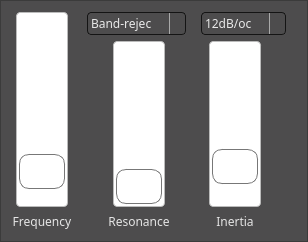
<?xml version="1.0" encoding="UTF-8"?>
<ui version="4.0">
 <class>FJFilterFrame</class>
 <widget class="QFrame" name="FJFilterFrame">
  <property name="geometry">
   <rect>
    <x>0</x>
    <y>0</y>
    <width>308</width>
    <height>242</height>
   </rect>
  </property>
  <property name="minimumSize">
   <size>
    <width>0</width>
    <height>242</height>
   </size>
  </property>
  <property name="maximumSize">
   <size>
    <width>308</width>
    <height>242</height>
   </size>
  </property>
  <property name="windowTitle">
   <string>Frame</string>
  </property>
  <property name="styleSheet">
   <string notr="true">* {
    background: #4d4c4d;
    font-family: handelgotdlig;
    font-weight: 200;
}



 QComboBox {
     border: 1px solid #141414;
     border-radius: 4px;
     padding: 1px 18px 1px 3px;
     min-width: 6em;
     color: #e8e8e8;
 }

 QComboBox:editable {
    background: #5b5a5b
 }

 QComboBox:!editable, QComboBox::drop-down:editable {
      background: qlineargradient(x1: 0, y1: 0, x2: 0, y2: 1,
      stop: 0 #3c3c3c, stop: 1 #262627);
 }

 /* QComboBox gets the &quot;on&quot; state when the popup is open */
 QComboBox:!editable:on, QComboBox::drop-down:editable:on {
     background: #5b5a5b
 }

 QComboBox:on { /* shift the text when the popup opens */
     padding-top: 3px;
     padding-left: 4px;
 }

 QComboBox::drop-down {
     subcontrol-origin: padding;
     subcontrol-position: top right;
     width: 15px;

     border-left-width: 1px;
     border-left-color: darkgray;
     border-left-style: solid; /* just a single line */
     border-top-right-radius: 3px; /* same radius as the QComboBox */
     border-bottom-right-radius: 3px;
 }

QComboBox QAbstractItemView {
    border: 1px solid #141414;
    selection-background-color: #5b5a5b;
}

 QSpinBox {
     /*padding-right: 15px; make room for the arrows */
     background-color: qlineargradient(x1: 0, y1: 0, x2: 0, y2: 1,
                                      stop: 0 #3c3c3c, stop: 1 #262627);
    color: #e8e8e8;
     border: none;
     border-radius: 4px;
     /*border-width: 3;*/
}

QSpinBox::up-button {
    border: none;
}

QSpinBox::down-button {
    border: none;
}

QLineEdit {
    border: 1px solid #141414;
    border-radius: 4px;
    color: #e8e8e8;
    background-color: qlineargradient(x1: 0, y1: 0, x2: 0, y2: 1,
                                     stop: 0 #3c3c3c, stop: 1 #262627);
    selection-background-color: #e8e8e8;
    selection-color: #262627
}

QProgressBar {
    border: 1px solid #141414;
    border-radius: 4px;
    text-align: center;
 }


 QProgressBar::chunk {
    background-color: qlineargradient(x1: 0, y1: 0, x2: 0, y2: 1,
                                      stop: 0 #3c3c3c, stop: 1 #262627);
    width: 20px;
 }

QFrame, QLabel, QToolTip {
   color: #e5e5e5;
   /*border: 1px solid #141414;*/
}

QFrame[style=&quot;plain&quot;] {
    border: 100px solid pink;
}

QAbstractButton {
   padding: 3px;
   border: 1px solid #141414;
   border-radius: 4px;
   background-color: qlineargradient(x1: 0, y1: 0, x2: 0, y2: 1,
                                     stop: 0 #3c3c3c, stop: 1 #262627);
    color: #e8e8e8;
}
QAbstractButton::hover {
   background-color: #5b5a5b;
}

QAbstractButton::disabled {
    color: #262627;
}

QAbstractButton::checked {
    background-color: #1c1c1c;
}

 QTabWidget::pane { /* The tab widget frame */
     border-top: 1px solid #141414;
     position: absolute;
     top: -0.5em;
 }

 QTabWidget::tab-bar {
     alignment: center;
 }

 /* Style the tab using the tab sub-control. Note that
     it reads QTabBar _not_ QTabWidget */
 QTabBar::tab {
 background-color: qlineargradient(x1: 0, y1: 0, x2: 0, y2: 1,
                                   stop: 0 #3c3c3c, stop: 1 #262627);

    border: 1px solid #141414;

     /*border: 2px solid #C4C4C3;
     border-bottom-color: #C2C7CB; same as the pane color */
     border-top-left-radius: 4px;
     border-top-right-radius: 4px;
     min-width: 8ex;
     padding: 2px;
     color: #e8e8e8;
 }

 QTabBar::tab:selected, QTabBar::tab:hover {
     background: #5b5a5b;
 }

 QTabBar::tab:selected {
     border-color: #5b5a5b;
     color: #141414;
     /*border-bottom-color: #C2C7CB; same as pane color */
 }

 QSlider::groove:horizontal {
 border: 1px solid #141414;
     height: 8px; /* the groove expands to the size of the slider by default. by giving it a height, it has a fixed size */
     background-color: qlineargradient(x1: 0, y1: 0, x2: 0, y2: 1,
                                       stop: 0 #3c3c3c, stop: 1 #262627);
     margin: 2px 0;
 }

 QSlider::handle:horizontal {
 background-color: qlineargradient(x1: 0, y1: 0, x2: 0, y2: 1,
                                   stop: 0 #3c3c3c, stop: 1 #262627);     border: 1px solid #5c5c5c;
     width: 18px;
     /*margin: -2px 0;  handle is placed by default on the contents rect of the groove. Expand outside the groove */
     border-radius: 3px;
 }

  QScrollBar:vertical {
      border: 0px solid transparent;
      background: transparent;
      width: 4px;
      margin: 0px 0 0px 0;
  }
  QScrollBar::handle:vertical {
      background: #e8e8e8;
      min-width: 20px;
      border: 2px solid #e8e8e8;
      border-radius: 2px;
  }
  QScrollBar::add-line:vertical {
      border: 0px solid transparent;
      background: transparent;
      height: 0px;
      subcontrol-position: bottom;
      subcontrol-origin: margin;
  }

  QScrollBar::sub-line:vertical {
      border: 0px solid transparent;
      background: transparent;
      height: 0px;
      subcontrol-position: top;
      subcontrol-origin: margin;
  }
  QScrollBar::up-arrow:vertical, QScrollBar::down-arrow:vertical {
      border: 0px solid grey;
      width: 0px;
      height: 0px;
      background: white;
  }

  QScrollBar::add-page:vertical, QScrollBar::sub-page:vertical {
      background: none;
  }



  QScrollBar:horizontal {
      border: 0px solid transparent;
      background: transparent;
      height: 4px;
      margin: 0px 0 0px 0;
  }
  QScrollBar::handle:horizontal{
      background: #e8e8e8;
      min-height: 20px;
      border: 2px solid #e8e8e8;
      border-radius: 2px;
  }
  QScrollBar::add-line:horizontal {
      border: 0px solid transparent;
      background: transparent;
      height: 0px;
      subcontrol-position: bottom;
      subcontrol-origin: margin;
  }

  QScrollBar::sub-line:horizontal {
      border: 0px solid transparent;
      background: transparent;
      height: 0px;
      subcontrol-position: top;
      subcontrol-origin: margin;
  }
  QScrollBar::up-arrow:horizontal, QScrollBar::down-arrow:horizontal {
      border: 0px solid grey;
      width: 0px;
      height: 0px;
      background: white;
  }

  QScrollBar::add-page:vertical, QScrollBar::sub-page:vertical {
      background: none;
  }





QSlider::groove:horizontal {
border: 1px solid #bbb;
background: white;
height: 20px;
border-radius: 4px;
}

QSlider::groove:vertical {
border: 1px solid #bbb;
background: white;
width: 50px;
border-radius: 4px;
}

QSlider::sub-page:horizontal {
background: qlineargradient(x1: 0, y1: 0,    x2: 0, y2: 1,
    stop: 0 #444, stop: 1 #bbb);
background: qlineargradient(x1: 0, y1: 0.2, x2: 1, y2: 1,
    stop: 0 #bbb, stop: 1 #555);
border: 0px solid #777;
height: 40px;
border-radius: 4px;
border-top-left-radius: 4px;
border-top-right-radius: 0px;
border-bottom-left-radius: 4px;
border-bottom-right-radius: 0px;
}

QSlider::sub-page:vertical {
background: qlineargradient(x1: 0, y1: 1,    x2: 0, y2: 0,
    stop: 0 #bbb, stop: 1 #444);
background: qlineargradient(x1: 0, y1: 1, x2: 1, y2: 0.2,
    stop: 0 #555, stop: 1 #bbb);
border: 0px solid #777;
width: 50px;
border-top-left-radius: 4px;
border-top-right-radius: 4px;
border-bottom-left-radius: 0px;
border-bottom-right-radius: 0px;
}

QSlider::add-page:horizontal {
background: qlineargradient(x1: 0, y1: 1,    x2: 0, y2: 0,
    stop: 0 #bbb, stop: 1 #444);
background: qlineargradient(x1: 0, y1: 1, x2: 1, y2: 0.2,
    stop: 0 #555, stop: 1 #bbb);
border: 0px solid #777;
height: 40px;
border-top-left-radius: 0px;
border-top-right-radius: 4px;
border-bottom-left-radius: 0px;
border-bottom-right-radius: 4px;
}

QSlider::add-page:vertical {
background: qlineargradient(x1: 0, y1: 1,    x2: 0, y2: 0,
    stop: 0 #444, stop: 1 #bbb);
background: qlineargradient(x1: 1, y1: 1, x2: 0, y2: 0.2,
    stop: 0 #bbb, stop: 1 #555);
border: 0px solid #777;
width: 50px;
border-top-left-radius: 0px;
border-top-right-radius: 0px;
border-bottom-left-radius: 4px;
border-bottom-right-radius: 4px;
}

QSlider::handle:horizontal {
     background-color: qlineargradient(x1: 0, y1: 0, x2: 0, y2: 1,
                                      stop: 0 #3c3c3c, stop: 1 #262627);
border: 1px solid #777;
width: 53px;
margin-top: -2px;
margin-bottom: -2px;
border-radius: 10px;
margin: 2px;
}

QSlider::handle:vertical {
     background-color: qlineargradient(x1: 0, y1: 0, x2: 0, y2: 1,
                                      stop: 0 #3c3c3c, stop: 1 #262627);
border: 1px solid #777;
height: 33px;
margin-top: -2px;
margin-bottom: -2px;
border-radius: 10px;
margin: 2px;
}

QSlider::sub-page:horizontal:disabled {
background: #bbb;
border-color: #999;
}

QSlider::sub-page:vertical:disabled {
background: #bbb;
border-color: #999;
}

QSlider::add-page:horizontal:disabled {
background: #eee;
border-color: #999;
}

QSlider::add-page:vertical:disabled {
background: #eee;
border-color: #999;
}

QSlider::handle:horizontal:disabled {
background: #eee;
border: 1px solid #aaa;
border-radius: 4px;
}

QSlider::handle:vertical:disabled {
background: #eee;
border: 1px solid #aaa;
border-radius: 4px;
}</string>
  </property>
  <property name="frameShape">
   <enum>QFrame::StyledPanel</enum>
  </property>
  <property name="frameShadow">
   <enum>QFrame::Raised</enum>
  </property>
  <layout class="QGridLayout" name="gridLayout_2">
   <item row="0" column="1" rowspan="2">
    <layout class="QGridLayout" name="gridLayout">
     <item row="2" column="1">
      <widget class="QLabel" name="label_4">
       <property name="minimumSize">
        <size>
         <width>60</width>
         <height>0</height>
        </size>
       </property>
       <property name="maximumSize">
        <size>
         <width>60</width>
         <height>16777215</height>
        </size>
       </property>
       <property name="text">
        <string>Resonance</string>
       </property>
       <property name="alignment">
        <set>Qt::AlignCenter</set>
       </property>
      </widget>
     </item>
     <item row="1" column="4">
      <spacer name="horizontalSpacer_2">
       <property name="orientation">
        <enum>Qt::Horizontal</enum>
       </property>
       <property name="sizeHint" stdset="0">
        <size>
         <width>0</width>
         <height>20</height>
        </size>
       </property>
      </spacer>
     </item>
     <item row="1" column="1">
      <widget class="QSlider" name="verticalSlider_res">
       <property name="minimumSize">
        <size>
         <width>60</width>
         <height>0</height>
        </size>
       </property>
       <property name="maximumSize">
        <size>
         <width>60</width>
         <height>16777215</height>
        </size>
       </property>
       <property name="minimum">
        <number>702</number>
       </property>
       <property name="maximum">
        <number>30000</number>
       </property>
       <property name="orientation">
        <enum>Qt::Vertical</enum>
       </property>
      </widget>
     </item>
     <item row="1" column="3">
      <widget class="QSlider" name="verticalSlider_iner">
       <property name="minimumSize">
        <size>
         <width>60</width>
         <height>0</height>
        </size>
       </property>
       <property name="maximumSize">
        <size>
         <width>60</width>
         <height>16777215</height>
        </size>
       </property>
       <property name="minimum">
        <number>5</number>
       </property>
       <property name="maximum">
        <number>100</number>
       </property>
       <property name="value">
        <number>20</number>
       </property>
       <property name="orientation">
        <enum>Qt::Vertical</enum>
       </property>
      </widget>
     </item>
     <item row="0" column="0" colspan="5">
      <layout class="QHBoxLayout" name="horizontalLayout_3">
       <item>
        <widget class="QComboBox" name="comboBox_mode1">
         <property name="minimumSize">
          <size>
           <width>99</width>
           <height>0</height>
          </size>
         </property>
         <property name="maximumSize">
          <size>
           <width>99</width>
           <height>16777215</height>
          </size>
         </property>
         <property name="currentIndex">
          <number>3</number>
         </property>
         <item>
          <property name="text">
           <string>Low-pass</string>
          </property>
         </item>
         <item>
          <property name="text">
           <string>High-pass</string>
          </property>
         </item>
         <item>
          <property name="text">
           <string>Band-pass</string>
          </property>
         </item>
         <item>
          <property name="text">
           <string>Band-reject</string>
          </property>
         </item>
        </widget>
       </item>
       <item>
        <widget class="QComboBox" name="comboBox_mode2">
         <property name="minimumSize">
          <size>
           <width>85</width>
           <height>0</height>
          </size>
         </property>
         <property name="maximumSize">
          <size>
           <width>85</width>
           <height>16777215</height>
          </size>
         </property>
         <item>
          <property name="text">
           <string>12dB/oct</string>
          </property>
         </item>
         <item>
          <property name="text">
           <string>24dB/oct</string>
          </property>
         </item>
         <item>
          <property name="text">
           <string>36dB/oct</string>
          </property>
         </item>
        </widget>
       </item>
      </layout>
     </item>
     <item row="2" column="3">
      <widget class="QLabel" name="label_5">
       <property name="minimumSize">
        <size>
         <width>60</width>
         <height>0</height>
        </size>
       </property>
       <property name="maximumSize">
        <size>
         <width>60</width>
         <height>16777215</height>
        </size>
       </property>
       <property name="text">
        <string>Inertia</string>
       </property>
       <property name="alignment">
        <set>Qt::AlignCenter</set>
       </property>
      </widget>
     </item>
     <item row="1" column="0">
      <spacer name="horizontalSpacer">
       <property name="orientation">
        <enum>Qt::Horizontal</enum>
       </property>
       <property name="sizeHint" stdset="0">
        <size>
         <width>0</width>
         <height>20</height>
        </size>
       </property>
      </spacer>
     </item>
     <item row="1" column="2">
      <spacer name="horizontalSpacer_3">
       <property name="orientation">
        <enum>Qt::Horizontal</enum>
       </property>
       <property name="sizeHint" stdset="0">
        <size>
         <width>0</width>
         <height>20</height>
        </size>
       </property>
      </spacer>
     </item>
    </layout>
   </item>
   <item row="1" column="0">
    <widget class="QLabel" name="label">
     <property name="minimumSize">
      <size>
       <width>60</width>
       <height>0</height>
      </size>
     </property>
     <property name="maximumSize">
      <size>
       <width>60</width>
       <height>16777215</height>
      </size>
     </property>
     <property name="text">
      <string>Frequency</string>
     </property>
     <property name="alignment">
      <set>Qt::AlignCenter</set>
     </property>
    </widget>
   </item>
   <item row="0" column="0">
    <widget class="QSlider" name="verticalSlider_freq">
     <property name="minimumSize">
      <size>
       <width>60</width>
       <height>0</height>
      </size>
     </property>
     <property name="maximumSize">
      <size>
       <width>60</width>
       <height>16777215</height>
      </size>
     </property>
     <property name="styleSheet">
      <string notr="true">
QSlider::handle:vertical {
     background-color: qlineargradient(x1: 0, y1: 0, x2: 0, y2: 1,
                                      stop: 0 #3c3c3c, stop: 1 #FF2627);
border: 1px solid #777;
height: 33px;
margin-top: -2px;
margin-bottom: -2px;
border-radius: 10px;
margin: 2px;
}
</string>
     </property>
     <property name="minimum">
      <number>10</number>
     </property>
     <property name="maximum">
      <number>20000</number>
     </property>
     <property name="value">
      <number>2000</number>
     </property>
     <property name="orientation">
      <enum>Qt::Vertical</enum>
     </property>
    </widget>
   </item>
  </layout>
 </widget>
 <resources/>
 <connections/>
</ui>
